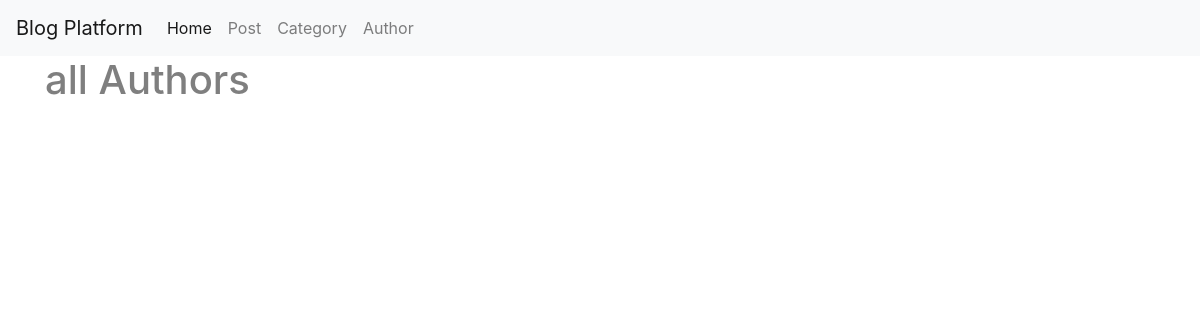
Before: /authors/ with the older database file.
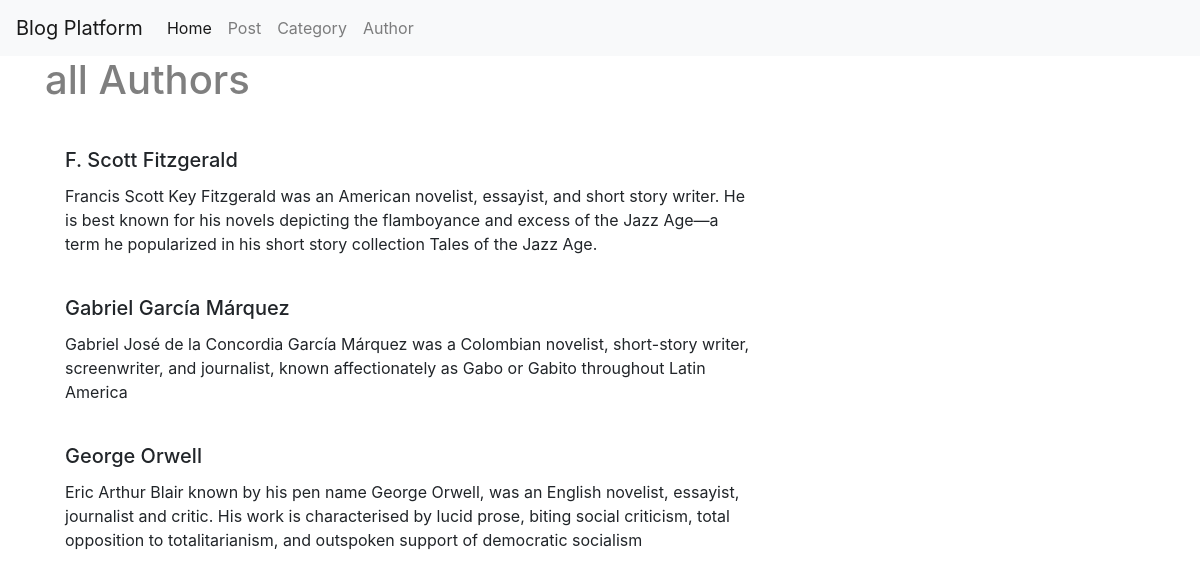
After: the same page with the newer database file.
### BlogApp/models.py (models this page shows, shortened)
class Author(models.Model):
    name = models.CharField(max_length=100)
    bio = models.TextField()

### BlogApp/views.py (the view)
# urls.py: path("authors/",views.view_authors),
def view_authors(request):
    authors = Author.objects.all()
    context = {"authors" : authors }
    return render(request, "author.html", context)

### Template/author.html
{% extends 'base.html' %}
{% block content %}
    <div class="container">
        <h1 class="mb-4 text-black-50">all Authors</h1>
        <div class="row">
            {% for author in authors %}
                <div class="col-md-8">
                <div class="card-body">
                        <h5 class="card-title">{{ author.name }}</h5>
                        <p class="card-text">{{ author.bio }}</p>
                    </div>
                </div>
            {% endfor %}
        </div>
    </div>
{% endblock %}

### Template/base.html (shortened to what this page needs)
<!DOCTYPE html>
<html lang="en">
<head>
    <link rel="stylesheet" href="https://stackpath.bootstrapcdn.com/bootstrap/4.5.0/css/bootstrap.min.css">
</head>
<body>
    <nav class="navbar navbar-expand-lg navbar-light bg-light">
        <a class="navbar-brand" href="#">Blog Platform</a>
        <div class="collapse navbar-collapse" id="navbarNav">
          <ul class="navbar-nav">
            <li class="nav-item active">
              <a class="nav-link" href="http://127.0.0.1:8000/">Home</a>
            </li>
            <li class="nav-item">
              <a class="nav-link" href="http://127.0.0.1:8000/posts">Post </a>
            </li>
            <li class="nav-item">
              <a class="nav-link" href="http://127.0.0.1:8000/categories">Category</a>
            </li>
            <li class="nav-item">
              <a class="nav-link" href="http://127.0.0.1:8000/authors">Author</a>
            </li>
          </ul>
        </div>
      </nav>
    {% block content %}
    {% endblock %}
</body>
</html>

Changed rows visible on the page:
added Author: name "F. Scott Fitzgerald", bio "Francis Scott Key Fitzgerald was an American novelist, essayist, and short story writer. He is best known for his novels depicting the flamboyance and excess of the Jazz Age—a term he popularized in his short story collection Tales of the Jazz Age."
added Author: name "Gabriel García Márquez", bio "Gabriel José de la Concordia García Márquez was a Colombian novelist, short-story writer, screenwriter, and journalist, known affectionately as Gabo or Gabito throughout Latin America"
added Author: name "George Orwell", bio "Eric Arthur Blair known by his pen name George Orwell, was an English novelist, essayist, journalist and critic. His work is characterised by lucid prose, biting social criticism, total opposition to totalitarianism, and outspoken support of democratic socialism"
